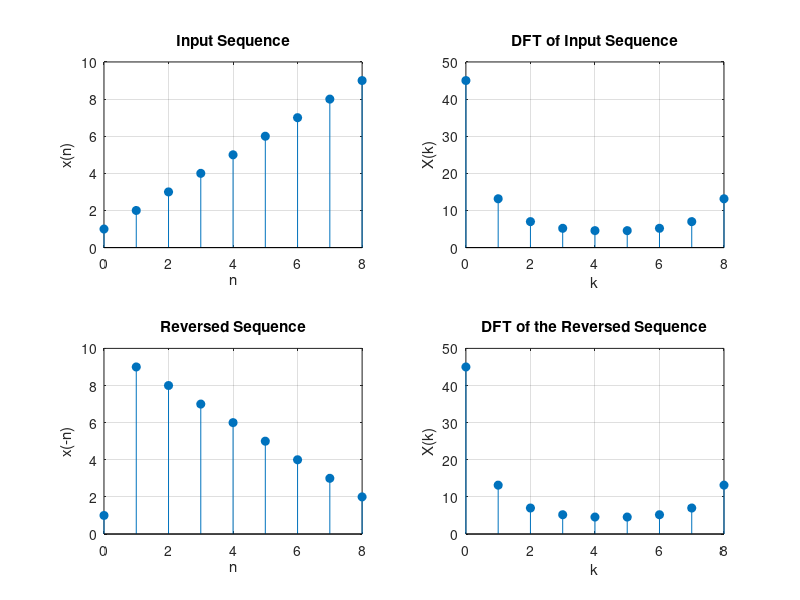

Reproduce this figure in MATLAB.
x = [1 2 3 4 5 6 7 8 9];
N = length(x);
n = 0:N-1;

subplot(2,2,1);
stem(n,x,'filled');
grid on;
title('Input Sequence');
xlabel('n');
ylabel('x(n)');

k = 0:N-1;
wn = exp(-j*2*pi*n'*k/N);
y = x*wn;
subplot(2,2,2);
stem(n, abs(y), 'filled');
grid on;
title('DFT of Input Sequence');
xlabel('k');
ylabel('X(k)');

x1 = mod(-n,N);
y1 = x(x1+1);
subplot(2,2,3);
stem(n,y1,'filled');
grid on;
title('Reversed Sequence');
xlabel('n');
ylabel('x(-n)');

wn = exp(-j*2*pi/N*n'*k);
y2 = y1*wn;
subplot(2,2,4);
stem(n, abs(y2), 'filled');
grid on;
title('DFT of the Reversed Sequence');
xlabel('k');
ylabel('X(k)');